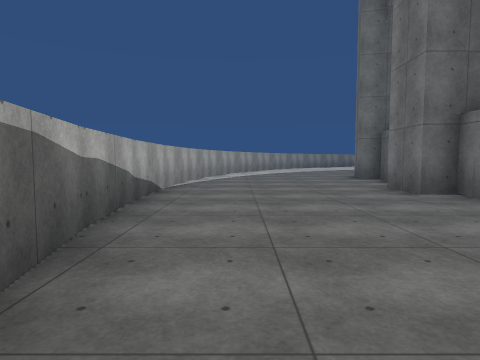
[1] (above)

17 first-person views from a walk through a scene from a Unity 3-D project. The camera is 1.3 m above the floor, tilts 4° down and sees 75° across. The floor is counted in squares, 2 m on a side. Each view is taken from the middle of a square. On the plan, view 1 faces up. The plan holds only what a view shows up to about 10 squares ahead; the rest is blank. The place goes on beyond the plan. Some animated figures are left out. Some surface patterns are stand-ins.

[2]
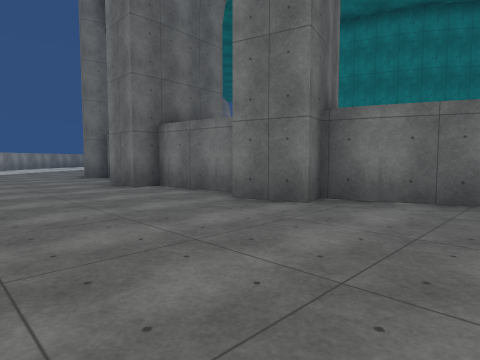

[3]
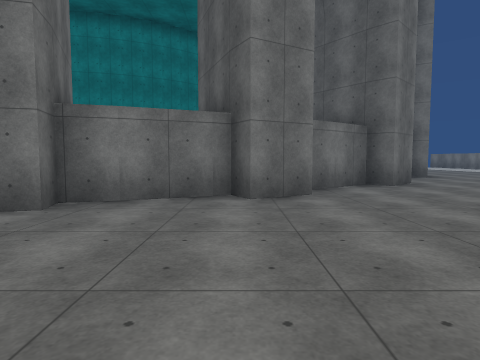

[4]
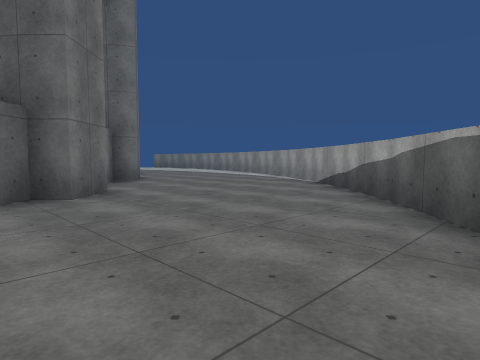

[5]
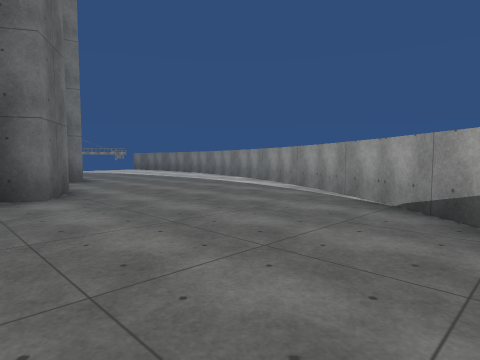

[6]
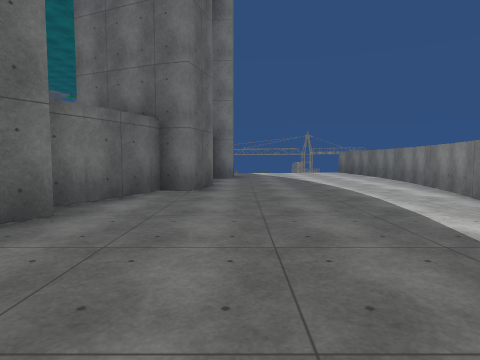

[7]
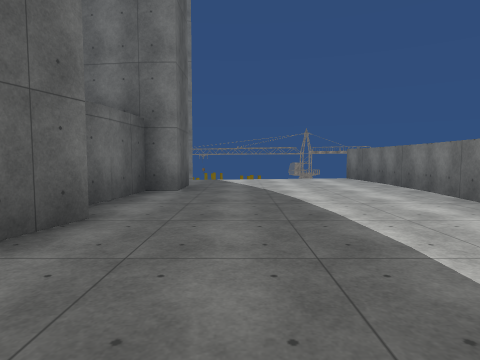

[8]
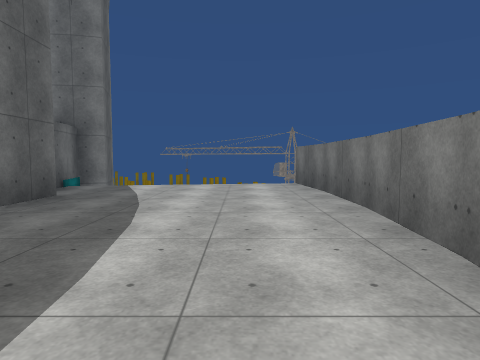

[9]
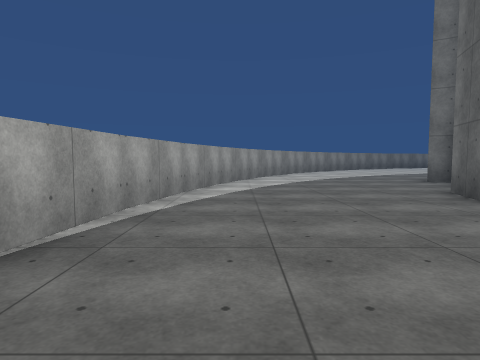

[10]
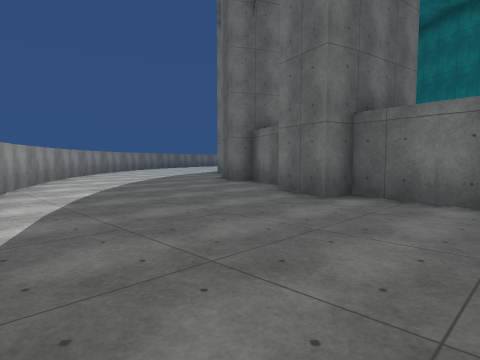

[11]
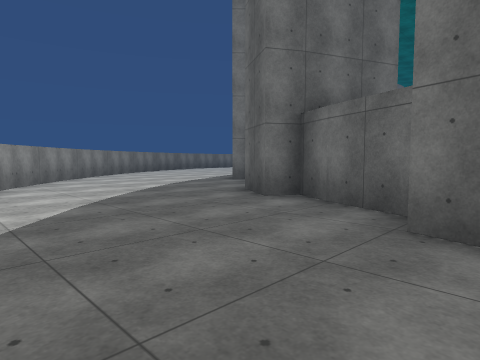

[12]
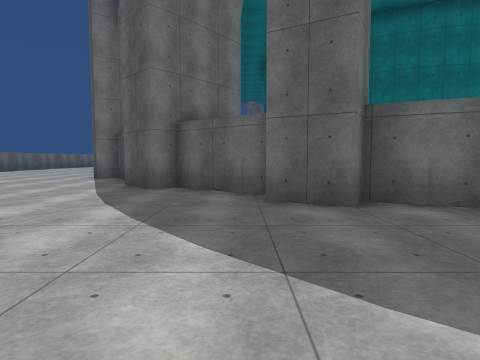

[13]
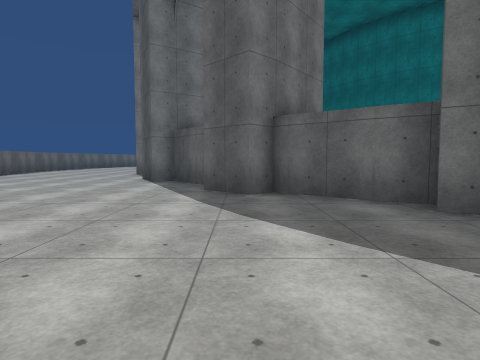

[14]
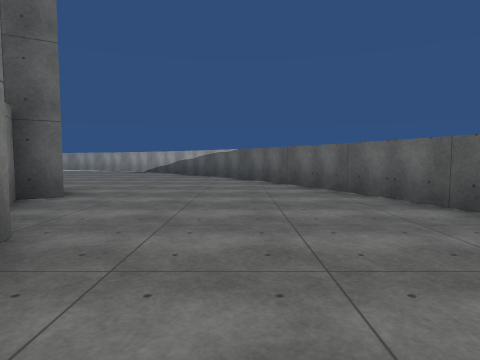

[15]
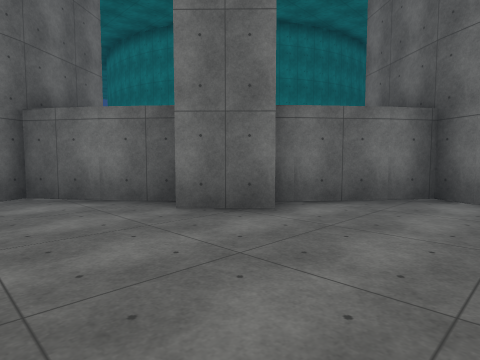

[16]
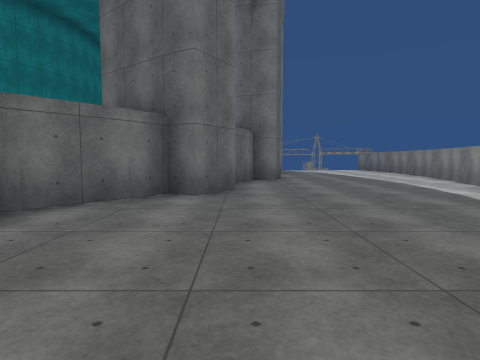

[17]
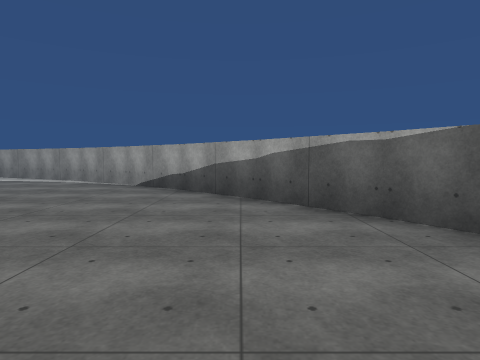

### Floor plan
Points are (right, up) in squares from view 1. A wall is a line through its corners. A room is listed if a view was taken in it or the views show most of it. See-through windows are left out.
Room 1 (views 1, 2, 3, 4, 5, 6, 7, 8, 9, 10, 11, 12, 13, 14, 15, 16, 17)
walls: (5.3, -0.5) (4.8, 0.8); (6.9, -3.2) (6.1, -2) (5.6, -2.3) (4.9, -1.2) (5.5, -0.8); (4.8, 0.7) (4.5, 1.6) (3.9, 1.5) (3.5, 2.8); (1.3, -4.7) (2.5, -6.5); (0.3, -2.8) (1.4, -4.8); (8.2, -5.6) (7.3, -4.6) (7.7, -4.1) (6.8, -3); (2.4, -6.4) (3.8, -8); (9, -5.4) (8.6, -5); (4.1, 3.3) (4, 3.8); (-0.5, -0.9) (0.4, -3); (4, 3.7) (3.9, 5.3); (3.6, -7.9) (5.2, -9.5); (-0.9, 0.3) (-0.4, -1.1); (10.1, -6.3) (8.8, -5.2); (5.2, -9.4) (6.8, -10.7); (3.9, 5.5) (3.2, 5.5) (3.2, 6.9); (-1.5, 2.9) (-1.2, 1.5); (6.7, -10.6) (8.5, -11.9); (11.6, -7.9) (10.4, -7.2) (10.7, -6.7) (10, -6.2); (12.6, -7.8) (12.1, -7.5); (3.9, 7.5) (4, 8.3); (-1.7, 5) (-1.4, 2.9); (4, 8.1) (4.3, 9.5); (8.4, -11.8) (10.3, -12.8); (14, -8.3) (12.5, -7.7); (3.6, 9.6) (4, 10.9); (10.2, -12.7) (11.8, -13.4); (15.4, -9.4) (14.1, -9) (14.3, -8.4) (13.9, -8.3); (-1.5, 9) (-1.7, 6.9) (-1.6, 4.9); (4.7, 11) (5.3, 12.4); (12.2, -13.5) (14.1, -14.1); (16.9, -9) (16.3, -8.9); (5.2, 12.3) (5.7, 13.2) (5.1, 13.5) (5.8, 14.6) (6.3, 14.3) (6.8, 15); (-1.1, 11) (-1.5, 8.9); (14, -14.1) (16.1, -14.5); (19.5, -9.8) (18.2, -9.8) (18.2, -9.1) (16.8, -9); (15.9, -14.5) (18.2, -14.7); (6.8, 14.9) (7.8, 16.2); (0.3, 14.9) (-0.5, 12.9) (-1.1, 10.9); (21.4, -9) (20.6, -9.1); (18, -14.7) (20.2, -14.7); (7.7, 16.1) (8, 16.4) (7.5, 16.8) (8.5, 17.8); (1.2, 16.6) (0.2, 14.7); (20.1, -14.7) (21.8, -14.5); (23.6, -9.1) (22.3, -9.5) (22.1, -8.8) (21, -9.1); (9.6, 17.9) (10, 18.2); (2.4, 18.3) (1.2, 16.5); (9.9, 18.1) (11, 18.9) (10.7, 19.4) (11.8, 20.1); (3.7, 19.9) (2.3, 18.2); (4.3, 20.5) (3.6, 19.8)

Where each view was taken, in squares from view 1:
view 1: 0 up, 0 right, facing up
view 2: 1 down, 0 right, facing up-right
view 3: 1 down, 0 right, facing right
view 4: 3 down, 2 right, facing down-right
view 5: 6 down, 5 right, facing down-right
view 6: 10 down, 8 right, facing right
view 7: 11 down, 12 right, facing right
view 8: 13 down, 14 right, facing right
view 9: 5 up, 0 right, facing up
view 10: 7 up, 1 left, facing up-right
view 11: 10 up, 1 right, facing up-right
view 12: 15 up, 1 right, facing right
view 13: 17 up, 2 right, facing right
view 14: 4 up, 2 right, facing down
view 15: 8 down, 5 right, facing up-right
view 16: 8 down, 5 right, facing right
view 17: 3 down, 4 right, facing down
